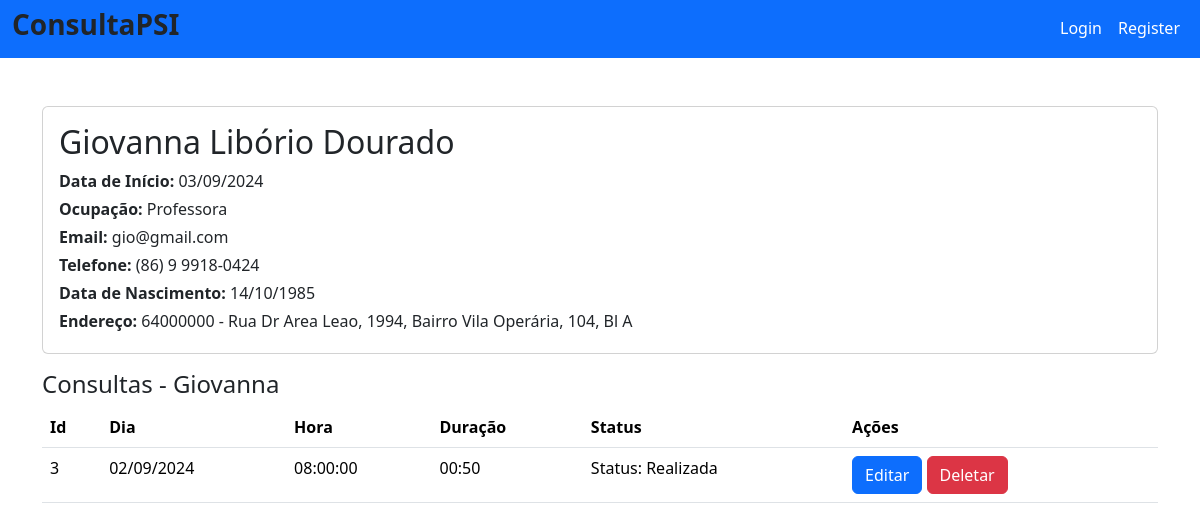
The page /pacientes/3 on the database as committed earlier.
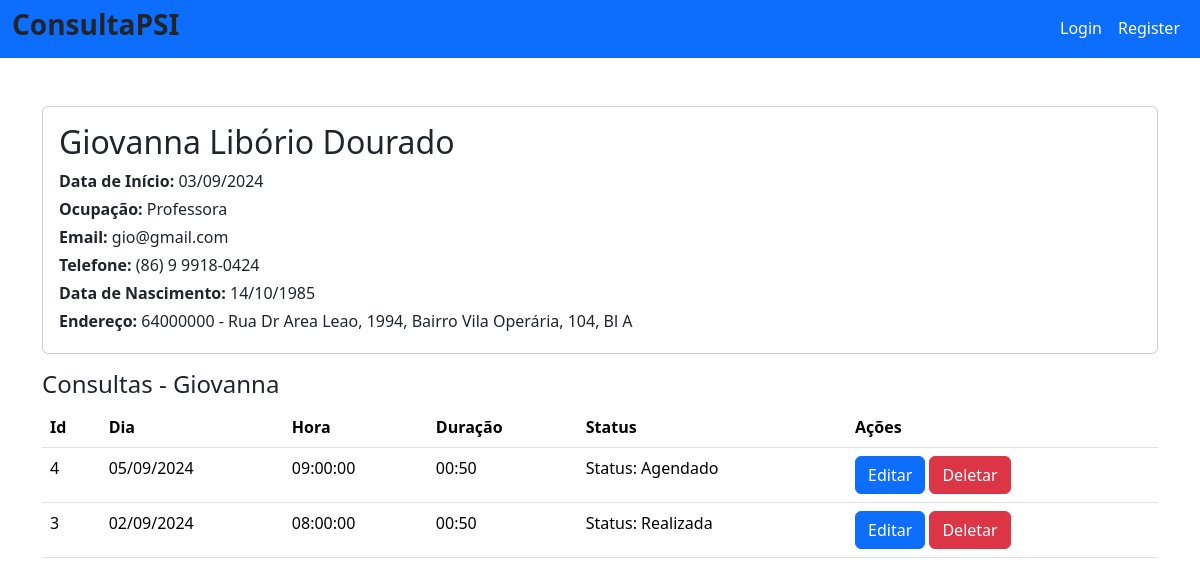
The same page on the database as committed later.
### database/models/paciente_model.py (models this page shows, shortened)
class Paciente(db.Model):
    __tablename__ = 'paciente'
    id = db.Column(db.Integer, primary_key=True, autoincrement=True)
    nome = db.Column(db.String(50), nullable=False)
    sobrenome = db.Column(db.String(150), nullable=False)
    cpf = db.Column(db.String(11), nullable=False, unique=True)
    nascimento = db.Column(db.Date, nullable=False)
    genero = db.Column(db.String(30), nullable=False)
    email = db.Column(db.String(50), nullable=False, unique=True)
    ocupacao = db.Column(db.String(50), nullable=False)
    cep = db.Column(db.String(8), nullable=False)
    endereco = db.Column(db.String(150), nullable=False)
    endereco_complemento = db.Column(db.String(150), nullable=False)
    fone = db.Column(db.String(15), nullable=False)
    datainicio = db.Column(db.Date, nullable=False)
    convenios_id = db.Column(db.Integer, db.ForeignKey('convenio.id'), nullable=True)

### database/models/consulta_model.py (models this page shows, shortened)
class Consulta(db.Model):
    __tablename__ = 'consulta'
    id = db.Column(db.Integer, primary_key=True, autoincrement=True)
    data_marcacao = db.Column('data_marcacao', db.String(50), nullable=False)
    data_consulta = db.Column('data_consulta', db.Date, nullable=False)
    hora_consulta = db.Column('hora_consulta', db.Time, nullable=False)
    duracao = db.Column('duracao', db.String(8), nullable=False, default="00:50:00")
    consulta_status_id = db.Column('consulta_status_id', db.Integer, db.ForeignKey('status_consulta.id'), nullable=False)
    convenios_id = db.Column('convenios_id', db.Integer, db.ForeignKey('convenio.id'), nullable=False)
    id_paciente = db.Column('id_paciente', db.Integer, db.ForeignKey('paciente.id'), nullable=False)
    psi_id = db.Column('psi_id', db.Integer, db.ForeignKey('user.id'), nullable=False)
    paciente = db.relationship('Paciente', backref='consultas')
    convenio = db.relationship('Convenio', backref='consultas')
    psi = db.relationship('User', backref='consultas')
    status = db.relationship('StatusConsulta', backref='consultas')
    transcricao = db.relationship('Transcricao', uselist=False, backref='consulta')

### database/models/status_consulta_model.py (models this page shows, shortened)
class StatusConsulta(db.Model):
    __tablename__ = 'status_consulta'
    id = db.Column(db.Integer, primary_key=True, autoincrement=True)
    status = db.Column(db.String(50), nullable=False)
    def __repr__(self):
        return f"Status: {self.status}"

### routes/pacientes.py (the view)
@blueprint_pacientes.route('/<int:id>', methods=['GET', 'POST'])
def pagina_paciente(id):
    paciente, error = PacienteService.get_paciente_by_id(id)
    consultas, error = ConsultaService.get_consulta_pacientes_por_id(id)
    if error:
        flash(error)
        return redirect('/pacientes/recovery')
    if request.method == 'GET':
        return render_template('pagina_pacientes.html', paciente=paciente, consultas=consultas)
    if request.method == 'POST':
        pass

### main.py (called while the page is built)
@app.template_filter('format_phone')
def format_phone(phone):
    return f"({phone[:2]}) {phone[2]} {phone[3:7]}-{phone[7:]}"

### service/consulta_service.py (called while the page is built)
    @staticmethod
    def get_consulta_pacientes_por_id(id_paciente):
        try:
            consultas = (
                db.session.query(Consulta)
                .join(Paciente)
                .filter(Consulta.id_paciente == id_paciente)
                .order_by(Consulta.id.desc())
                .all()
            )
            return consultas, None
        except Exception as e:
            return None, str(e)

### service/paciente_service.py (called while the page is built)
    @staticmethod
    def get_paciente_by_id(id):
        try:
            paciente = Paciente.query.get(id)
            if not paciente:
                return None, "Paciente não encontrado"
            return paciente, None
        except Exception as e:
            return None, str(e)

### templates/pagina_pacientes.html (shortened to what this page needs)
{% extends 'base.html' %}
{% block conteudo %}
<div class="card mb-3">
    <div class="card-body">
        <h2 class="card-title"> {{ paciente.nome }} {{ paciente.sobrenome }}</h2>
        <p class="mb-1"> <strong>Data de Início:</strong> {{ paciente.datainicio.strftime('%d/%m/%Y') }}</p>
        <p class="mb-1"> <strong>Ocupação:</strong> {{ paciente.ocupacao }}</p>
        <p class="mb-1"> <strong>Email:</strong> {{ paciente.email }}</p>
        <p class="mb-1"> <strong>Telefone:</strong> {{ paciente.fone | format_phone }}</p>
        <p class="mb-1"> <strong>Data de Nascimento:</strong> {{ paciente.nascimento.strftime('%d/%m/%Y') }}</p>
        <p class="mb-1"> <strong>Endereço:</strong> {{ paciente.cep }} - {{ paciente.endereco }}, {{ paciente.endereco_complemento }}</p>
    </div>
</div>
<h4>Consultas - {{ paciente.nome }}</h4>
<table class="table">
    <thead>
        <tr>
            <th scope="col">Id</th>
            <th scope="col">Dia</th>
            <th scope="col">Hora</th>
            <th scope="col">Duração</th>
            <th scope="col">Status</th>
            <th scope="col">Ações</th>
        </tr>
    </thead>
    <tbody>
        {% for consulta in consultas %}
        <tr>
            <td>{{ consulta.id }}</td>
            <td>{{ consulta.data_consulta.strftime('%d/%m/%Y') }}</td>
            <td>{{ consulta.hora_consulta }}</td>
            <td>{{ consulta.duracao }}</td>
            <td>{{ consulta.status }}</td>
            <td>
                <a type="button" class="btn btn-primary" href="/consultas/update/{{ consulta.id }}">Editar</a>
                <a type="button" class="btn btn-danger" href="/consultas/delete/{{ consulta.id }}">Deletar</a>
            </td>
        </tr>
        {% endfor %}
    </tbody>
</table>
{% endblock %}

### templates/base.html (shortened to what this page needs)
<!doctype html>
<html lang="pt-BR">
  <head>
    <link href="https://cdn.jsdelivr.net/npm/bootstrap@5.3.2/dist/css/bootstrap.min.css" rel="stylesheet">
  </head>
  <body>
    <nav class="navbar navbar-expand-lg navbar bg-primary"  data-bs-theme="dark">
        <div class="container-fluid">
            <ul class="navbar-nav">
              <li> <h3 class="fw-bold me-4">ConsultaPSI</h3>  </li>
            </ul>
              <ul class="navbar-nav ms-auto">
              {% if current_user.is_authenticated %}
                <li class="nav-item"><p class="nav-link active mb-0 h1"><b> {{current_user.nome}} {{current_user.sobrenome}}</b></p> </li>
                <li class="nav-item"><a class="nav-link active mb-0 h1" href="/logout">Logout</a> </li>
              {% else %}
                <li class="nav-item"><a class="nav-link active mb-0 h1" href="/login">Login</a> </li>
                <li class="nav-item"><a class="nav-link active mb-0 h1" href="/login/register">Register</a> </li>
              {% endif %}
              </ul>
        </div>
    </nav>
    <div class="container">
      <br>
      <br>
        {% block conteudo %}
        {% endblock %}
        <br>
        <br>
        <br>
        <br>
    </div>
  </body>

Rows that differ between the two databases and show on the page:
added Consulta: id "4", data_consulta "05/09/2024", hora_consulta "09:00:00", duracao "00:50", status "Status: Agendado"
